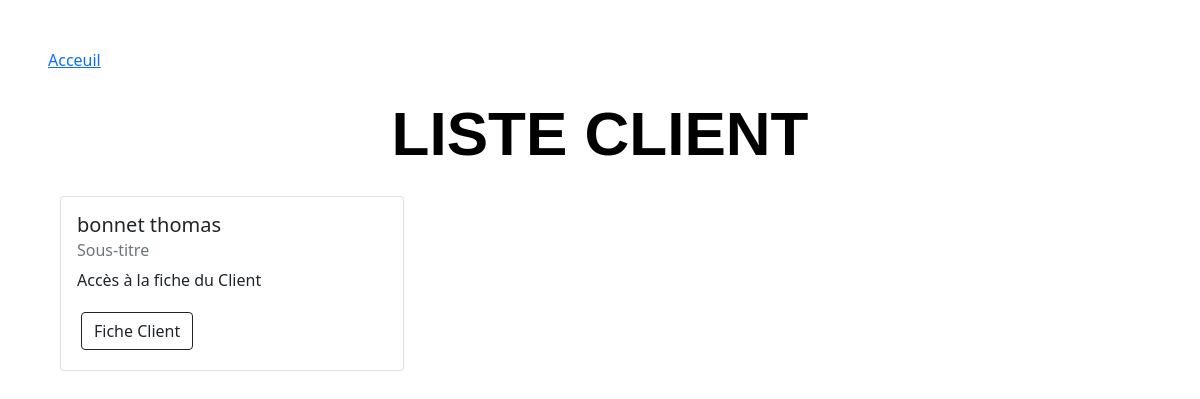
/Client/, run on an earlier commit of the app's database.
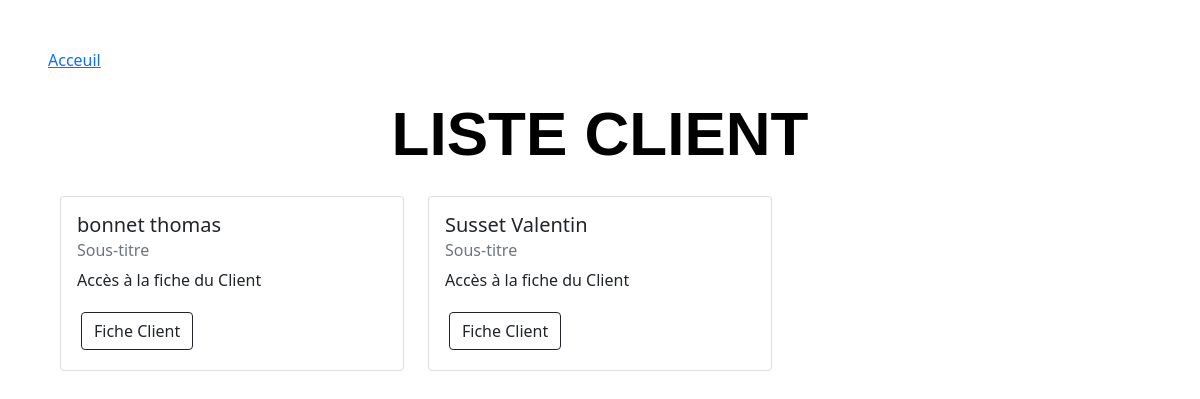
And on a later commit of the database.
### Client/models.py (models this page shows)
class Client(models.Model):
    Nom = models.CharField(max_length=50)
    Prenom = models.CharField(max_length=50)
    Date_naissance = models.DateField()
    numero_de_rue = models.DecimalField(decimal_places=0, max_digits=3, default="")
    code_postal = models.DecimalField(max_digits=5, decimal_places=0, default="")
    Ville=models.CharField(max_length=100)
    Categorie_socioPro = models.CharField(max_length=100, choices= cat_socio)
    phone_regex = RegexValidator(regex=r'^\+?1?\d{9,15}$',
                                 message="Phone number must be entered in the format: '+999999999'. Up to 15 digits allowed.")
    Numero_Telephone = models.CharField(validators=[phone_regex], max_length=17, blank=True)
    Email = models.EmailField(max_length=254, blank=True)

### Client/views.py (the view)
# urls.py: path('', views.IndexView, name="Client"), #lien vers l'index du site
def IndexView(request): # Vue de la page d'accueil du site
    client = Client.objects.all()
    context = {'client': client}
    return render(request, 'Client/ClientList.html', context)

### Client/templates/Client/ClientList.html (shortened to what this page needs)
<html lang="fr">
{% load static %}
<head>
<link href="https://cdn.jsdelivr.net/npm/bootstrap@5.0.0-beta3/dist/css/bootstrap.min.css" rel="stylesheet"
integrity="sha384-eOJMYsd53ii+scO/bJGFsiCZc+5NDVN2yr8+0RDqr0Ql0h+rP48ckxlpbzKgwra6">
<link rel="stylesheet" type="text/css" href="{% static 'Client/styleClient.css' %}">
</head>
<body class="m-5">
    <div class="wrapper">
        <nav class="main-nav">
            <ul>
                <li><a href="">Acceuil</a></li>
            </ul>
        </nav>
        <h1>Liste Client</h1>
        <section class="container">
            <div class="row">
                {% for Client in client %}
                <div class="col-md-4">
                    <div class="card my-2">
                        <div class="card-body">
                            <h5 class="card-title">{{Client.Nom}} {{Client.Prenom}}</h5>
                            <h6 class="card-subtitle mb-2 text-muted">Sous-titre</h6>
                            <p class="card-text">Accès à la fiche du Client</p>
                            <a class="btn btn-outline-dark m-1" href="{{Client.id}}">Fiche Client</a>
                        </div>
                    </div>
                </div>
                {% endfor %}
            </div>
        </section>
    </div>
</body>
</html>

### Client/static/Client/styleClient.css (style rules this page uses)
* { margin:0; padding:0; box-sizing: border-box; }
body { background: rgb(255, 255, 255); }
.wrapper { display: grid; grid-gap:10px; }
.main-nav ul { position: absolute; color: tomato; padding: 0; list-style: none; text-decoration: none; }
h1 { text-align: center; margin-top: 40px; color: #000000; font-family: 'Raleway',sans-serif; font-size: 62px; font-weight: 800; line-height: 72px; text-transform: uppercase; }

What changed in the data, as far as the page shows it:
added Client: Nom "Susset", Prenom "Valentin"
